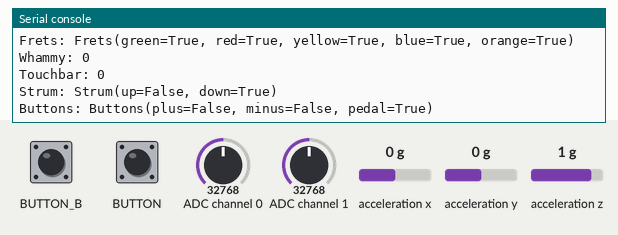
Simulated run of this program. Board: Raspberry Pi Pico running CircuitPython. Shown: the last lines printed to the serial console. The test bench sets the inputs (shaded band); at power-on: acceleration z 1 g, BUTTON_B HIGH, ADC channel 0 = 32768, ADC channel 1 = 32768, acceleration x 0 g, acceleration y 0 g (analog values on the 0–65535 scale).

Above: at 1.4 s.
1.5 s: acceleration z set to -0.8 g
At 1.82 s:
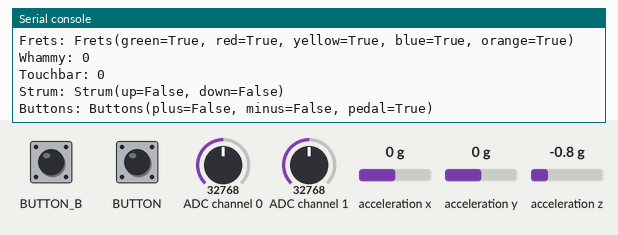
3.3 s: BUTTON_B pulled LOW for 0.25 s
5.0 s: acceleration z set to 0 g
At 5.31 s:
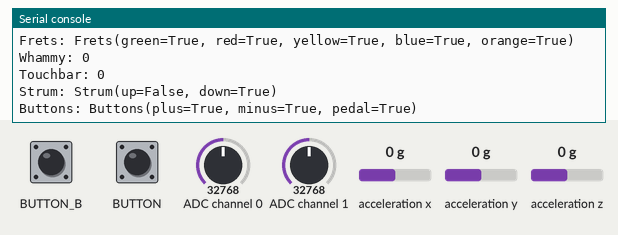

The program:

code.py
```python
import board
import busio
import time
from guitar_hero_controller import GuitarHeroController

i2c = busio.I2C(board.GP1, board.GP0)
guitar = GuitarHeroController(i2c)

while True:
    vals = guitar.values
    print("Joystick:", vals.joystick)
    print("Frets:", vals.frets)
    print("Whammy:", vals.whammy_bar)
    print("Touchbar:", vals.touchbar)
    print("Strum:", vals.strum)
    print("Buttons:", vals.buttons)
    time.sleep(0.2)
```

guitar_hero_controller.py
```python
# (licence header left out)
"""
`guitar_hero_controller`
================================================================================

CircuitPython library for Guitar Hero Controller via I2C

* Based on Adafruit Nunchuk library by Carter Nelson
* Adapted for Guitar Hero Gibson Les Paul / World Tour controllers

**Hardware:**
- Guitar Hero Controller (Wii extension port)

**Software and Dependencies:**
- Adafruit CircuitPython firmware
- Adafruit BusDevice library
"""

import time
from collections import namedtuple
from adafruit_bus_device.i2c_device import I2CDevice

try:
    from busio import I2C
except ImportError:
    pass

__version__ = "1.0.0"
__repo__ = "https://github.com/the-dvd/circuitpython_guitar_hero_controller"

_I2C_INIT_DELAY = 0.1

class GuitarHeroController:
    """Interface for Guitar Hero Wii Controller via I2C"""

    _Values = namedtuple("Values", (
        "joystick", "whammy_bar", "touchbar", "strum", "frets", "buttons"
    ))

    _Joystick = namedtuple("Joystick", ("x", "y"))
    _Strum = namedtuple("Strum", ("up", "down"))
    _Frets = namedtuple("Frets", ("green", "red", "yellow", "blue", "orange"))
    _Buttons = namedtuple("Buttons", ("plus", "minus", "pedal"))

    def __init__(self, i2c: I2C, address: int = 0x52, i2c_read_delay: float = 0.002) -> None:
        self.buffer = bytearray(6)
        while not i2c.try_lock():
            pass
        _ = i2c.scan()
        i2c.unlock()

        self.i2c_device = I2CDevice(i2c, address)
        self._i2c_read_delay = i2c_read_delay
        time.sleep(_I2C_INIT_DELAY)
        with self.i2c_device as i2c_dev:
            i2c_dev.write(b"\xF0\x55")
            time.sleep(_I2C_INIT_DELAY)
            i2c_dev.write(b"\xFB\x00")

    @property
    def values(self) -> _Values:
        self._read_data()
        return self._Values(
            self.joystick,
            self.whammy_bar,
            self.touchbar,
            self.strum,
            self.frets,
            self.buttons
        )

    @property
    def joystick(self) -> _Joystick:
        return self._Joystick(self.buffer[0], self.buffer[1])

    @property
    def whammy_bar(self) -> int:
        return self.buffer[3] & 0x1F

    @property
    def touchbar(self) -> int:
        return self.buffer[2] & 0x1F

    @property
    def strum(self) -> _Strum:
        return self._Strum(
            not bool(self.buffer[5] & 0x01),  # BD - down
            not bool(self.buffer[4] & 0x40)   # BU - up
    )

    @property
    def frets(self) -> _Frets:
        return self._Frets(
            not bool(self.buffer[5] & 0x10),  # Green (bit 4)
            not bool(self.buffer[5] & 0x40),  # Red (bit 6)
            not bool(self.buffer[5] & 0x08),  # Yellow (bit 3)
            not bool(self.buffer[5] & 0x20),  # Blue (bit 5)
            not bool(self.buffer[5] & 0x80),  # Orange (bit 7)
    )

    @property
    def buttons(self) -> _Buttons:
        return self._Buttons(
            not bool(self.buffer[4] & 0x04),  # B+
            not bool(self.buffer[4] & 0x10),  # B-
            not bool(self.buffer[5] & 0x20),  # Pedal
        )

    def _read_data(self) -> bytearray:
        with self.i2c_device as i2c:
            i2c.write(b"\x00")
            time.sleep(self._i2c_read_delay)
            i2c.readinto(self.buffer)
        return self.buffer
```

Measured:
- after the input at 1.5 s, the serial console: prints a new line after 0.16 s (image 1)
- after the input at 5.0 s, the serial console: prints a new line after 0.16 s (image 2)
